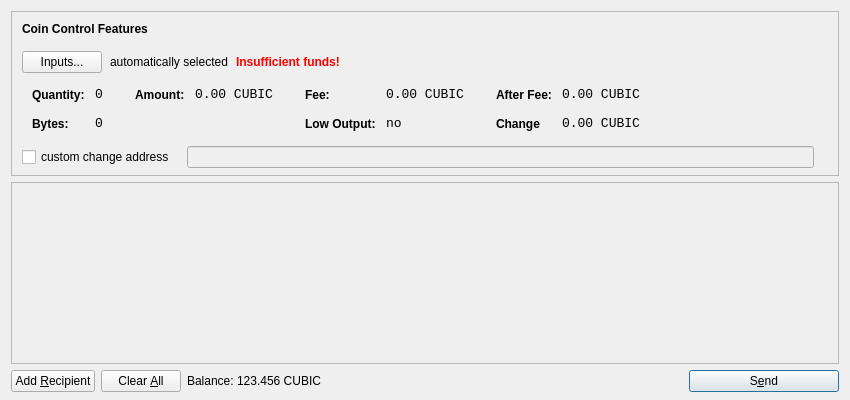
<?xml version="1.0" encoding="UTF-8"?>
<ui version="4.0">
 <class>SendCoinsDialog</class>
 <widget class="QDialog" name="SendCoinsDialog">
  <property name="geometry">
   <rect>
    <x>0</x>
    <y>0</y>
    <width>850</width>
    <height>400</height>
   </rect>
  </property>
  <property name="windowTitle">
   <string>Send Coins</string>
  </property>
  <layout class="QVBoxLayout" name="verticalLayout" stretch="0,1,0">
   <property name="bottomMargin">
    <number>8</number>
   </property>
   <item>
    <widget class="QFrame" name="frameCoinControl">
     <property name="sizePolicy">
      <sizepolicy hsizetype="Expanding" vsizetype="Expanding">
       <horstretch>0</horstretch>
       <verstretch>0</verstretch>
      </sizepolicy>
     </property>
     <property name="maximumSize">
      <size>
       <width>16777215</width>
       <height>16777215</height>
      </size>
     </property>
     <property name="frameShape">
      <enum>QFrame::StyledPanel</enum>
     </property>
     <property name="frameShadow">
      <enum>QFrame::Sunken</enum>
     </property>
     <layout class="QVBoxLayout" name="verticalLayoutCoinControl2">
      <property name="spacing">
       <number>-1</number>
      </property>
      <property name="leftMargin">
       <number>0</number>
      </property>
      <property name="topMargin">
       <number>0</number>
      </property>
      <property name="rightMargin">
       <number>0</number>
      </property>
      <property name="bottomMargin">
       <number>6</number>
      </property>
      <item>
       <layout class="QVBoxLayout" name="verticalLayoutCoinControl" stretch="0,0,0,0,1">
        <property name="spacing">
         <number>0</number>
        </property>
        <property name="leftMargin">
         <number>10</number>
        </property>
        <property name="topMargin">
         <number>10</number>
        </property>
        <item>
         <layout class="QHBoxLayout" name="horizontalLayoutCoinControl1">
          <property name="bottomMargin">
           <number>15</number>
          </property>
          <item>
           <widget class="QLabel" name="labelCoinControlFeatures">
            <property name="sizePolicy">
             <sizepolicy hsizetype="Preferred" vsizetype="Maximum">
              <horstretch>0</horstretch>
              <verstretch>0</verstretch>
             </sizepolicy>
            </property>
            <property name="font">
             <font>
              <weight>75</weight>
              <bold>true</bold>
             </font>
            </property>
            <property name="styleSheet">
             <string notr="true">font-weight:bold;</string>
            </property>
            <property name="text">
             <string>Coin Control Features</string>
            </property>
           </widget>
          </item>
         </layout>
        </item>
        <item>
         <layout class="QHBoxLayout" name="horizontalLayoutCoinControl2" stretch="0,0,0,0">
          <property name="spacing">
           <number>8</number>
          </property>
          <property name="bottomMargin">
           <number>10</number>
          </property>
          <item>
           <widget class="QPushButton" name="pushButtonCoinControl">
            <property name="styleSheet">
             <string notr="true"/>
            </property>
            <property name="text">
             <string>Inputs...</string>
            </property>
           </widget>
          </item>
          <item>
           <widget class="QLabel" name="labelCoinControlAutomaticallySelected">
            <property name="text">
             <string>automatically selected</string>
            </property>
            <property name="margin">
             <number>5</number>
            </property>
           </widget>
          </item>
          <item>
           <widget class="QLabel" name="labelCoinControlInsuffFunds">
            <property name="font">
             <font>
              <weight>75</weight>
              <bold>true</bold>
             </font>
            </property>
            <property name="styleSheet">
             <string notr="true">color:red;font-weight:bold;</string>
            </property>
            <property name="text">
             <string>Insufficient funds!</string>
            </property>
            <property name="margin">
             <number>5</number>
            </property>
           </widget>
          </item>
          <item>
           <spacer name="horizontalSpacerCoinControl">
            <property name="orientation">
             <enum>Qt::Horizontal</enum>
            </property>
            <property name="sizeHint" stdset="0">
             <size>
              <width>40</width>
              <height>1</height>
             </size>
            </property>
           </spacer>
          </item>
         </layout>
        </item>
        <item>
         <widget class="QWidget" name="widgetCoinControl" native="true">
          <property name="sizePolicy">
           <sizepolicy hsizetype="Preferred" vsizetype="Preferred">
            <horstretch>0</horstretch>
            <verstretch>0</verstretch>
           </sizepolicy>
          </property>
          <property name="minimumSize">
           <size>
            <width>0</width>
            <height>0</height>
           </size>
          </property>
          <property name="styleSheet">
           <string notr="true"/>
          </property>
          <layout class="QHBoxLayout" name="horizontalLayoutCoinControl5">
           <property name="margin">
            <number>0</number>
           </property>
           <item>
            <layout class="QHBoxLayout" name="horizontalLayoutCoinControl3" stretch="0,0,0,1">
             <property name="spacing">
              <number>20</number>
             </property>
             <property name="topMargin">
              <number>0</number>
             </property>
             <property name="bottomMargin">
              <number>10</number>
             </property>
             <item>
              <layout class="QFormLayout" name="formLayoutCoinControl1">
               <property name="horizontalSpacing">
                <number>10</number>
               </property>
               <property name="verticalSpacing">
                <number>14</number>
               </property>
               <property name="leftMargin">
                <number>10</number>
               </property>
               <property name="topMargin">
                <number>4</number>
               </property>
               <property name="rightMargin">
                <number>6</number>
               </property>
               <item row="0" column="0">
                <widget class="QLabel" name="labelCoinControlQuantityText">
                 <property name="styleSheet">
                  <string notr="true">font-weight:bold;</string>
                 </property>
                 <property name="text">
                  <string>Quantity:</string>
                 </property>
                 <property name="margin">
                  <number>0</number>
                 </property>
                </widget>
               </item>
               <item row="0" column="1">
                <widget class="QLabel" name="labelCoinControlQuantity">
                 <property name="font">
                  <font>
                   <family>Monospace</family>
                   <pointsize>10</pointsize>
                  </font>
                 </property>
                 <property name="cursor">
                  <cursorShape>IBeamCursor</cursorShape>
                 </property>
                 <property name="contextMenuPolicy">
                  <enum>Qt::ActionsContextMenu</enum>
                 </property>
                 <property name="text">
                  <string>0</string>
                 </property>
                 <property name="margin">
                  <number>0</number>
                 </property>
                 <property name="textInteractionFlags">
                  <set>Qt::LinksAccessibleByMouse|Qt::TextSelectableByKeyboard|Qt::TextSelectableByMouse</set>
                 </property>
                </widget>
               </item>
               <item row="1" column="0">
                <widget class="QLabel" name="labelCoinControlBytesText">
                 <property name="styleSheet">
                  <string notr="true">font-weight:bold;</string>
                 </property>
                 <property name="text">
                  <string>Bytes:</string>
                 </property>
                </widget>
               </item>
               <item row="1" column="1">
                <widget class="QLabel" name="labelCoinControlBytes">
                 <property name="font">
                  <font>
                   <family>Monospace</family>
                   <pointsize>10</pointsize>
                  </font>
                 </property>
                 <property name="cursor">
                  <cursorShape>IBeamCursor</cursorShape>
                 </property>
                 <property name="contextMenuPolicy">
                  <enum>Qt::ActionsContextMenu</enum>
                 </property>
                 <property name="text">
                  <string>0</string>
                 </property>
                 <property name="textInteractionFlags">
                  <set>Qt::LinksAccessibleByMouse|Qt::TextSelectableByKeyboard|Qt::TextSelectableByMouse</set>
                 </property>
                </widget>
               </item>
              </layout>
             </item>
             <item>
              <layout class="QFormLayout" name="formLayoutCoinControl2">
               <property name="horizontalSpacing">
                <number>10</number>
               </property>
               <property name="verticalSpacing">
                <number>14</number>
               </property>
               <property name="leftMargin">
                <number>6</number>
               </property>
               <property name="topMargin">
                <number>4</number>
               </property>
               <property name="rightMargin">
                <number>6</number>
               </property>
               <item row="0" column="0">
                <widget class="QLabel" name="labelCoinControlAmountText">
                 <property name="styleSheet">
                  <string notr="true">font-weight:bold;</string>
                 </property>
                 <property name="text">
                  <string>Amount:</string>
                 </property>
                 <property name="margin">
                  <number>0</number>
                 </property>
                </widget>
               </item>
               <item row="0" column="1">
                <widget class="QLabel" name="labelCoinControlAmount">
                 <property name="font">
                  <font>
                   <family>Monospace</family>
                   <pointsize>10</pointsize>
                  </font>
                 </property>
                 <property name="cursor">
                  <cursorShape>IBeamCursor</cursorShape>
                 </property>
                 <property name="contextMenuPolicy">
                  <enum>Qt::ActionsContextMenu</enum>
                 </property>
                 <property name="text">
                  <string notr="true">0.00 CUBIC</string>
                 </property>
                 <property name="textInteractionFlags">
                  <set>Qt::LinksAccessibleByMouse|Qt::TextSelectableByKeyboard|Qt::TextSelectableByMouse</set>
                 </property>
                </widget>
               </item>
              </layout>
             </item>
             <item>
              <layout class="QFormLayout" name="formLayoutCoinControl3">
               <property name="horizontalSpacing">
                <number>10</number>
               </property>
               <property name="verticalSpacing">
                <number>14</number>
               </property>
               <property name="leftMargin">
                <number>6</number>
               </property>
               <property name="topMargin">
                <number>4</number>
               </property>
               <property name="rightMargin">
                <number>6</number>
               </property>
               <item row="0" column="0">
                <widget class="QLabel" name="labelCoinControlFeeText">
                 <property name="styleSheet">
                  <string notr="true">font-weight:bold;</string>
                 </property>
                 <property name="text">
                  <string>Fee:</string>
                 </property>
                 <property name="margin">
                  <number>0</number>
                 </property>
                </widget>
               </item>
               <item row="0" column="1">
                <widget class="QLabel" name="labelCoinControlFee">
                 <property name="font">
                  <font>
                   <family>Monospace</family>
                   <pointsize>10</pointsize>
                  </font>
                 </property>
                 <property name="cursor">
                  <cursorShape>IBeamCursor</cursorShape>
                 </property>
                 <property name="contextMenuPolicy">
                  <enum>Qt::ActionsContextMenu</enum>
                 </property>
                 <property name="text">
                  <string notr="true">0.00 CUBIC</string>
                 </property>
                 <property name="textInteractionFlags">
                  <set>Qt::LinksAccessibleByMouse|Qt::TextSelectableByKeyboard|Qt::TextSelectableByMouse</set>
                 </property>
                </widget>
               </item>
               <item row="1" column="0">
                <widget class="QLabel" name="labelCoinControlLowOutputText">
                 <property name="styleSheet">
                  <string notr="true">font-weight:bold;</string>
                 </property>
                 <property name="text">
                  <string>Low Output:</string>
                 </property>
                </widget>
               </item>
               <item row="1" column="1">
                <widget class="QLabel" name="labelCoinControlLowOutput">
                 <property name="font">
                  <font>
                   <family>Monospace</family>
                   <pointsize>10</pointsize>
                  </font>
                 </property>
                 <property name="cursor">
                  <cursorShape>IBeamCursor</cursorShape>
                 </property>
                 <property name="contextMenuPolicy">
                  <enum>Qt::ActionsContextMenu</enum>
                 </property>
                 <property name="text">
                  <string>no</string>
                 </property>
                 <property name="textInteractionFlags">
                  <set>Qt::LinksAccessibleByMouse|Qt::TextSelectableByKeyboard|Qt::TextSelectableByMouse</set>
                 </property>
                </widget>
               </item>
              </layout>
             </item>
             <item>
              <layout class="QFormLayout" name="formLayoutCoinControl4">
               <property name="horizontalSpacing">
                <number>10</number>
               </property>
               <property name="verticalSpacing">
                <number>14</number>
               </property>
               <property name="leftMargin">
                <number>6</number>
               </property>
               <property name="topMargin">
                <number>4</number>
               </property>
               <property name="rightMargin">
                <number>6</number>
               </property>
               <item row="0" column="0">
                <widget class="QLabel" name="labelCoinControlAfterFeeText">
                 <property name="styleSheet">
                  <string notr="true">font-weight:bold;</string>
                 </property>
                 <property name="text">
                  <string>After Fee:</string>
                 </property>
                 <property name="margin">
                  <number>0</number>
                 </property>
                </widget>
               </item>
               <item row="0" column="1">
                <widget class="QLabel" name="labelCoinControlAfterFee">
                 <property name="font">
                  <font>
                   <family>Monospace</family>
                   <pointsize>10</pointsize>
                  </font>
                 </property>
                 <property name="cursor">
                  <cursorShape>IBeamCursor</cursorShape>
                 </property>
                 <property name="contextMenuPolicy">
                  <enum>Qt::ActionsContextMenu</enum>
                 </property>
                 <property name="text">
                  <string notr="true">0.00 CUBIC</string>
                 </property>
                 <property name="textInteractionFlags">
                  <set>Qt::LinksAccessibleByMouse|Qt::TextSelectableByKeyboard|Qt::TextSelectableByMouse</set>
                 </property>
                </widget>
               </item>
               <item row="1" column="0">
                <widget class="QLabel" name="labelCoinControlChangeText">
                 <property name="styleSheet">
                  <string notr="true">font-weight:bold;</string>
                 </property>
                 <property name="text">
                  <string>Change</string>
                 </property>
                </widget>
               </item>
               <item row="1" column="1">
                <widget class="QLabel" name="labelCoinControlChange">
                 <property name="font">
                  <font>
                   <family>Monospace</family>
                   <pointsize>10</pointsize>
                  </font>
                 </property>
                 <property name="cursor">
                  <cursorShape>IBeamCursor</cursorShape>
                 </property>
                 <property name="contextMenuPolicy">
                  <enum>Qt::ActionsContextMenu</enum>
                 </property>
                 <property name="text">
                  <string notr="true">0.00 CUBIC</string>
                 </property>
                 <property name="textInteractionFlags">
                  <set>Qt::LinksAccessibleByMouse|Qt::TextSelectableByKeyboard|Qt::TextSelectableByMouse</set>
                 </property>
                </widget>
               </item>
              </layout>
             </item>
            </layout>
           </item>
          </layout>
         </widget>
        </item>
        <item>
         <layout class="QHBoxLayout" name="horizontalLayoutCoinControl4" stretch="0,0,0">
          <property name="spacing">
           <number>12</number>
          </property>
          <property name="sizeConstraint">
           <enum>QLayout::SetDefaultConstraint</enum>
          </property>
          <property name="topMargin">
           <number>5</number>
          </property>
          <property name="rightMargin">
           <number>5</number>
          </property>
          <item>
           <widget class="QCheckBox" name="checkBoxCoinControlChange">
            <property name="text">
             <string>custom change address</string>
            </property>
           </widget>
          </item>
          <item>
           <widget class="QLineEdit" name="lineEditCoinControlChange">
            <property name="enabled">
             <bool>false</bool>
            </property>
            <property name="sizePolicy">
             <sizepolicy hsizetype="Expanding" vsizetype="Fixed">
              <horstretch>0</horstretch>
              <verstretch>0</verstretch>
             </sizepolicy>
            </property>
           </widget>
          </item>
          <item>
           <widget class="QLabel" name="labelCoinControlChangeLabel">
            <property name="sizePolicy">
             <sizepolicy hsizetype="Preferred" vsizetype="Expanding">
              <horstretch>0</horstretch>
              <verstretch>0</verstretch>
             </sizepolicy>
            </property>
            <property name="minimumSize">
             <size>
              <width>0</width>
              <height>0</height>
             </size>
            </property>
            <property name="text">
             <string/>
            </property>
            <property name="margin">
             <number>3</number>
            </property>
           </widget>
          </item>
         </layout>
        </item>
        <item>
         <spacer name="verticalSpacerCoinControl">
          <property name="orientation">
           <enum>Qt::Vertical</enum>
          </property>
          <property name="sizeHint" stdset="0">
           <size>
            <width>800</width>
            <height>1</height>
           </size>
          </property>
         </spacer>
        </item>
       </layout>
      </item>
     </layout>
    </widget>
   </item>
   <item>
    <widget class="QScrollArea" name="scrollArea">
     <property name="widgetResizable">
      <bool>true</bool>
     </property>
     <widget class="QWidget" name="scrollAreaWidgetContents">
      <property name="geometry">
       <rect>
        <x>0</x>
        <y>0</y>
        <width>830</width>
        <height>165</height>
       </rect>
      </property>
      <layout class="QVBoxLayout" name="verticalLayout_2">
       <property name="margin">
        <number>0</number>
       </property>
       <item>
        <layout class="QVBoxLayout" name="entries">
         <property name="spacing">
          <number>6</number>
         </property>
        </layout>
       </item>
       <item>
        <spacer name="verticalSpacer">
         <property name="orientation">
          <enum>Qt::Vertical</enum>
         </property>
         <property name="sizeHint" stdset="0">
          <size>
           <width>20</width>
           <height>40</height>
          </size>
         </property>
        </spacer>
       </item>
      </layout>
     </widget>
    </widget>
   </item>
   <item>
    <layout class="QHBoxLayout" name="horizontalLayout">
     <item>
      <widget class="QPushButton" name="addButton">
       <property name="toolTip">
        <string>Send to multiple recipients at once</string>
       </property>
       <property name="text">
        <string>Add &amp;Recipient</string>
       </property>
       <property name="autoDefault">
        <bool>false</bool>
       </property>
      </widget>
     </item>
     <item>
      <widget class="QPushButton" name="clearButton">
       <property name="sizePolicy">
        <sizepolicy hsizetype="Minimum" vsizetype="Fixed">
         <horstretch>0</horstretch>
         <verstretch>0</verstretch>
        </sizepolicy>
       </property>
       <property name="toolTip">
        <string>Remove all transaction fields</string>
       </property>
       <property name="text">
        <string>Clear &amp;All</string>
       </property>
       <property name="autoRepeatDelay">
        <number>300</number>
       </property>
       <property name="autoDefault">
        <bool>false</bool>
       </property>
      </widget>
     </item>
     <item>
      <layout class="QHBoxLayout" name="horizontalLayout_2">
       <property name="spacing">
        <number>3</number>
       </property>
       <item>
        <widget class="QLabel" name="label">
         <property name="sizePolicy">
          <sizepolicy hsizetype="Preferred" vsizetype="Fixed">
           <horstretch>0</horstretch>
           <verstretch>0</verstretch>
          </sizepolicy>
         </property>
         <property name="text">
          <string>Balance:</string>
         </property>
        </widget>
       </item>
       <item>
        <widget class="QLabel" name="labelBalance">
         <property name="sizePolicy">
          <sizepolicy hsizetype="Preferred" vsizetype="Fixed">
           <horstretch>0</horstretch>
           <verstretch>0</verstretch>
          </sizepolicy>
         </property>
         <property name="cursor">
          <cursorShape>IBeamCursor</cursorShape>
         </property>
         <property name="text">
          <string notr="true">123.456 CUBIC</string>
         </property>
         <property name="textInteractionFlags">
          <set>Qt::LinksAccessibleByMouse|Qt::TextSelectableByKeyboard|Qt::TextSelectableByMouse</set>
         </property>
        </widget>
       </item>
      </layout>
     </item>
     <item>
      <spacer name="horizontalSpacer">
       <property name="orientation">
        <enum>Qt::Horizontal</enum>
       </property>
       <property name="sizeHint" stdset="0">
        <size>
         <width>40</width>
         <height>20</height>
        </size>
       </property>
      </spacer>
     </item>
     <item>
      <widget class="QPushButton" name="sendButton">
       <property name="minimumSize">
        <size>
         <width>150</width>
         <height>0</height>
        </size>
       </property>
       <property name="toolTip">
        <string>Confirm the send action</string>
       </property>
       <property name="text">
        <string>S&amp;end</string>
       </property>
       <property name="icon">
        <iconset resource="../bitcoin.qrc">
         <normaloff>:/icons/send</normaloff>:/icons/send</iconset>
       </property>
       <property name="default">
        <bool>true</bool>
       </property>
      </widget>
     </item>
    </layout>
   </item>
  </layout>
 </widget>
 <resources>
  <include location="../bitcoin.qrc"/>
 </resources>
 <connections/>
</ui>
